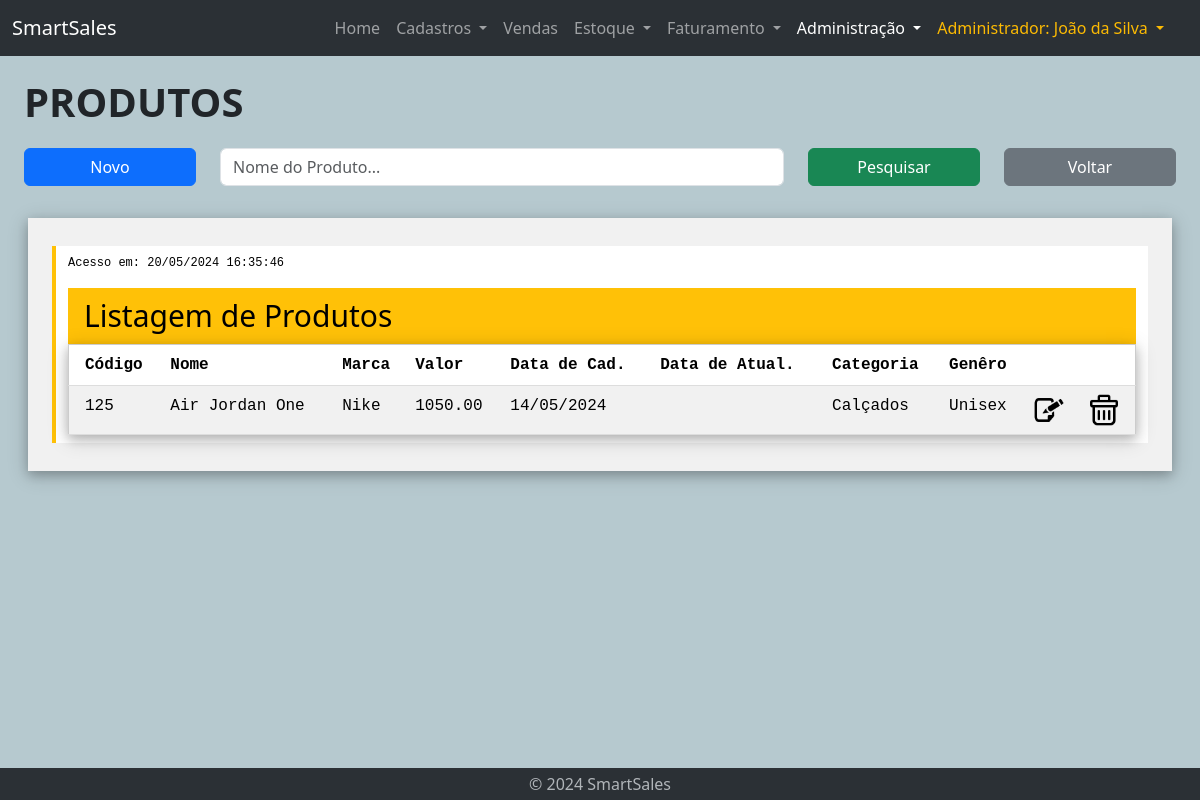
Screenshot of /admin-lst-produto.php (signed in) with the database file from the repository.
### tables this page shows
CREATE TABLE produto (
    id int PRIMARY KEY,
    nome VARCHAR(255) NOT NULL,
    marca VARCHAR(255) NOT NULL,
    valor DECIMAL(10, 2) NOT NULL,
    genero VARCHAR(255),
    data_cad DATE,
    data_updt DATE,
    categoria_id int NOT NULL,
    FOREIGN KEY (categoria_id) REFERENCES categoria(id) ON DELETE CASCADE
);

CREATE TABLE categoria (
    id int AUTO_INCREMENT PRIMARY KEY,
    nome VARCHAR(255) NOT NULL,
    data_cad DATE,
    data_updt DATE
);

### admin-lst-produto.php (the view, shortened to what this page needs)
<!DOCTYPE html>
<html lang="en">
<head>
    <?php require "geral/links.php" ?>
    <link rel="stylesheet" href="css/w3.css">
    <link rel="stylesheet" href="css/customize.css">
</head>
<body id="admin">
    <?php require "geral/navbar.php" ?>
    <?php require 'bd/connection.php'; ?>
        <div class="container-fluid mt-3 home">
            <div class="container-fluid">
                <div class="title-text">
                    PRODUTOS
                </div>
            </div>
            <div class="container-fluid mt-3">
                <form action="admin-lst-produto.php" method="post">
                    <div class="row">
                        <div class="col-lg-2 col-sm-2 col-3">
                            <button type="button" class="btn btn-primary mb-3 w-100" onclick="window.location.href='admin-cad-produto.php'">Novo</button>
                        </div>
                        <div class="col-lg-6 col-sm-7 col-9">
                                <input type="text" name="nomeProduto" class="form-control mb-3" id="inputPesquisa" placeholder="Nome do Produto..."
                                value="<?php echo isset($_POST['nomeProduto']) ? $_POST['nomeProduto'] : ''; ?>">
                        </div>
                        <div class="col-lg-2 col-sm-3 col-12">
                            <button type="submit" class="btn btn-success mb-3 w-100">Pesquisar</button>
                        </div>
                        <div class="col-lg-2 col-sm-2 col-12">
                            <button type="button" class="btn btn-secondary mb-3 w-100" onclick="window.location.href='admin-produto.php'">Voltar</button>
                        </div>
                    </div>
                </form>
            </div>
            <div class="container-fuid mt-3 ms-lg-3 me-lg-3">
                <div class="w3-panel w3-padding-large w3-card-4 w3-light-grey">
                    <p class="w3-large">
                    <p>
                    <div class="w3-code cssHigh notranslate">
                        <?php
                            $data = date("d/m/Y H:i:s", time());
                            echo "<p class='w3-small' > ";
                            echo "Acesso em: ";
                            echo $data;
                            echo "</p> "
                        ?>
                        <div class="w3-container w3-theme">
                        <h2>Listagem de Produtos</h2>
                        </div>
                        <?php
                            $conn = new mysqli($servername, $username, $password, $database);
                            $sql = "SELECT t1.id, t1.nome, t1.marca, t1.valor, t1.data_cad, t1.data_updt, t2.nome AS categoria, t1.genero FROM produto t1 JOIN categoria t2 ON t1.categoria_id = t2.id";
                            echo "<div class='w3-responsive w3-card-4'>";
                            if ($result = $conn->query($sql)) {
                                echo "<table class='w3-table-all'>";
                                echo "	<tr>";
                                echo "	  <th>Código</th>";
                                echo "	  <th>Nome</th>";
                                echo "	  <th>Marca</th>";
                                echo "	  <th>Valor</th>";
                                echo "	  <th>Data de Cad.</th>";
                                echo "	  <th>Data de Atual.</th>";
                                echo "	  <th>Categoria</th>";
                                echo "	  <th>Genêro</th>";
                                echo "	  <th> </th>";
                                echo "	  <th> </th>";
                                echo "	</tr>";
                                if ($result->num_rows > 0) {
                                    while ($row = $result->fetch_assoc() ) {
                                        $dataN = explode('-', $row["data_cad"]);
                                        $ano_cad = $dataN[0];
                                        $mes_cad = $dataN[1];
                                        $dia_cad = $dataN[2];
                                        $cod = $row["id"];
                                        $nova_data_cad = $dia_cad . '/' . $mes_cad . '/' . $ano_cad;
                                        echo "<tr>";
                                        echo "<td>";
                                        echo $cod;
                                        echo "</td><td>";
                                        echo $row["nome"];
                                        echo "</td><td>";
                                        echo $row["marca"];
                                        echo "</td><td>";
                                        echo $row["valor"];
                                        echo "</td><td>";
                                        echo $nova_data_cad;
                                        echo "</td><td>";
                                        echo "</td><td>";
                                        echo $row["categoria"];
                                        echo "</td><td>";
                                        echo $row["genero"];
                                        echo "</td><td>";
                        ?>
                                        <a href='admin-updt-produto.php?id=<?php echo $cod; ?>'><img src='icons/Edit.png' title='Editar Produto' width='32'></a>
                                        </td><td>
                                        <a href='admin-del-produto.php?id=<?php echo $cod; ?>'><img src='icons/Delete.png' title='Excluir Produto' width='32'></a>
                                        </td>
                                        </tr>
                        <?php
                                    }
                                }
                                    echo "</table>";
                                    echo "</div>";
                            } else {
                                echo "Erro executando SELECT: " . $conn->connect_error;
                            }
                        ?>
                    </div>
                </div>
            </div>
    </div>
    <?php require "geral/footer.php" ?>
</body>
</html>

### css/style.css (style rules this page uses)
body { display: flex; flex-direction: column; min-height: 100vh; background-color: #b6c9cf; }
.container-fluid.home { flex: 1; margin-bottom: 1rem; }
.title-text { font-weight: 900; font-size: 40px; }

### css/w3.css (style rules this page uses)
*,*:before,*:after { box-sizing:inherit }
html { -ms-text-size-adjust:100%;-webkit-text-size-adjust:100% }
body { margin:0 }
a { background-color:transparent }
img { border-style:none }
button,input,select,textarea,optgroup { font:inherit;margin:0 }
button,input { overflow:visible }
button,select { text-transform:none }
button,[type=button],[type=reset],[type=submit] { -webkit-appearance:button }
html { overflow-x:hidden }
h2 { font-size:30px }
h1,h2,h3,h4,h5,h6 { font-family:"Segoe UI",Arial,sans-serif;font-weight:400;margin:10px 0 }
img { vertical-align:middle }
a { color:inherit }
.w3-table,.w3-table-all { border-collapse:collapse;border-spacing:0;width:100%;display:table }
.w3-table-all { border:1px solid #ccc }
.w3-bordered tr,.w3-table-all tr { border-bottom:1px solid #ddd }
.w3-table-all tr:nth-child(odd) { background-color:#fff }
.w3-table-all tr:nth-child(even) { background-color:#f1f1f1 }
.w3-table td,.w3-table th,.w3-table-all td,.w3-table-all th { padding:8px 8px;display:table-cell;text-align:left;vertical-align:top }
.w3-table th:first-child,.w3-table td:first-child,.w3-table-all th:first-child,.w3-table-all td:first-child { padding-left:16px }
.w3-responsive { display:block;overflow-x:auto }
.w3-container:after,.w3-container:before,.w3-panel:after,.w3-panel:before,.w3-row:after,.w3-row:before,.w3-row-padding:after,.w3-row-padding:before, .w3-cell-row:before,.w3-cell-row:after,.w3-clear:after,.w3-clear:before,.w3-bar:before,.w3-bar:after { content:"";display:table;clear:both }
.w3-container,.w3-panel { padding:0.01em 16px }
.w3-panel { margin-top:16px;margin-bottom:16px }
.w3-code,.w3-codespan { font-family:Consolas,"courier new";font-size:16px }
.w3-code { width:auto;background-color:#fff;padding:8px 12px;border-left:4px solid #4CAF50;word-wrap:break-word }
.w3-card-4,.w3-hover-shadow:hover { box-shadow:0 4px 10px 0 rgba(0,0,0,0.2),0 4px 20px 0 rgba(0,0,0,0.19) }
.w3-small { font-size:12px!important }
.w3-large { font-size:18px!important }
.w3-section,.w3-code { margin-top:16px!important;margin-bottom:16px!important }
.w3-padding-large { padding:12px 24px!important }
.w3-light-grey,.w3-hover-light-grey:hover,.w3-light-gray,.w3-hover-light-gray:hover { color:#000!important;background-color:#f1f1f1!important }

### css/customize.css (style rules this page uses)
.w3-theme { color: #000 !important; background-color: #ffc107 !important; }
.w3-code { border-left: 4px solid #ffc107; }

### rows the page displays
produto: id "125", nome "Air Jordan One", marca "Nike", valor "1050.00", data_cad "14/05/2024", categoria.nome "Calçados", genero "Unisex"

### other values shown
$_SESSION['cargo_nome'] "Administrador"
$_SESSION['nome'] "João da Silva"
